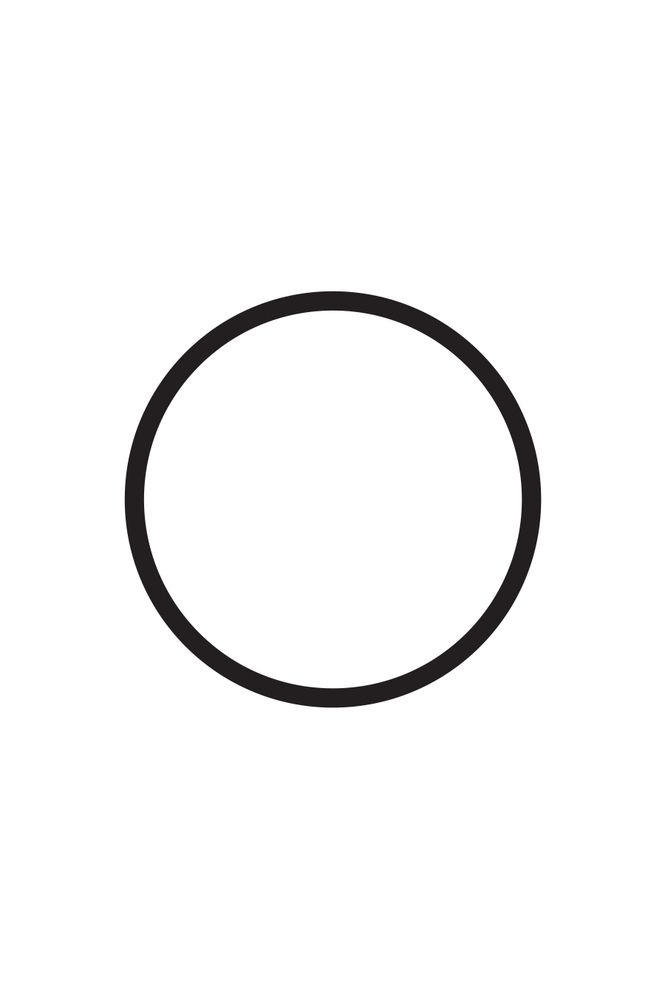
#> input picture photos/circle.jpg, 667 x 1000 px
$ python single_shape.py
#> lines starting #> are read from the running program, lines starting #| are printed output that depends on the picture; after the words box and inside, x2 and y2 are one past the last pixel; in counts of white or black regions, pixels touching at a corner belong together
#--Nhận diện hình dạng của khối hình (nhận đơn lẻ hoi)
import cv2 as cv
import numpy as np
#--Đọc ảnh và chuyển ảnh sang gray
arr = cv.imread('./photos/circle.jpg')
#> arr is the input picture: shape (1000, 667, 3); mean B, G, R 246.9, 246.9, 247
gray_arr = cv.cvtColor(arr,cv.COLOR_BGR2GRAY)
#--Sử dụng nhiễu Gaussian để làm mịn
gauss = cv.GaussianBlur(gray_arr,(5,5),0)

#--Tìm cạnh Canny
canny = cv.Canny(gauss,120,200)
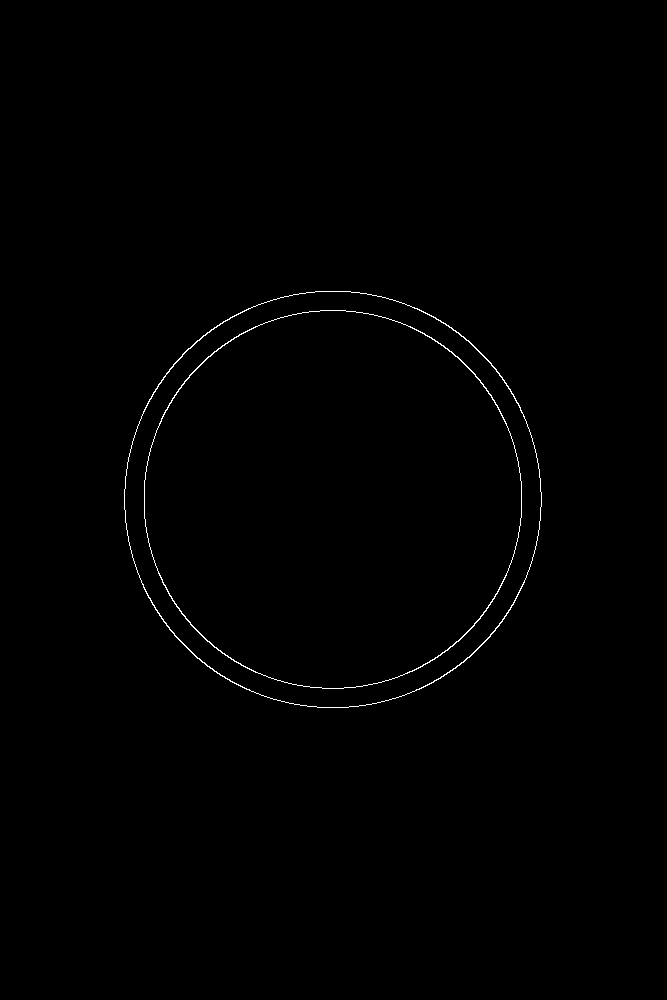
#> canny: shape (1000, 667); 0.44% white in thin lines or dots, all inside (x1, y1, x2, y2) = (124, 291, 542, 708)

#--Tìm các đường viền với cài đặt chỉ tìm các đường viền ngoài
contours,_ = cv.findContours(canny,cv.RETR_EXTERNAL,cv.CHAIN_APPROX_NONE)
#> contours = 1 contour; box (x1, y1, x2, y2) and area: (124, 291, 542, 708) 136386

# print(contours[0])
#--Tính toán xấp xỉ chu vi đường
perimeter = cv.arcLength(contours[0],True)
#> perimeter = 1380.7
# print(perimeter)
#--Tìm đường viền xấp xỉ khép kín với đường viền của vật thể gốc
approximate_shape = cv.approxPolyDP(contours[0],0.01*perimeter,True)
#> approximate_shape = contour of 16 points, box (x1, y1, x2, y2) (125, 291, 541, 708), area 133386
#--Tìm số các điểm tạo đường viền xấp xỉ
len_approx = len(approximate_shape)
#> len_approx = 16

#--Nếu có 4 điểm tạo nên đường viền xấp xỉ khép kín-> kết quả cho ra có thể là hình bình hành, hình chữ nhật, hình vuông
if len_approx==4:
    point_A = approximate_shape[0][0]
    point_D = approximate_shape[1][0]
    point_C = approximate_shape[2][0]
    point_B = approximate_shape[3][0]
    #--Kiểm chứng điểm
    cv.line(arr,point_A,point_B,(0,255,0),2)
    cv.line(arr,point_C,point_D,(0,255,0),2)
    cv.line(arr,point_A,point_D,(0,255,0),2)
    cv.line(arr,point_B,point_C,(0,255,0),2)
    # -Tìm độ dài cạnh AB,CD,AD,BC và đường chéo AC bằng tọa độ của A,B,C,D sử dụng khoảng cách giữa 2 điểm trong tọa độ
    AB_distance = np.sqrt(np.power(point_A[0]-point_B[0],2)+np.power(point_A[1]-point_B[1],2))
    AD_distance = np.sqrt(np.power(point_A[0]-point_D[0],2)+np.power(point_A[1]-point_D[1],2))
    CD_distance = np.sqrt(np.power(point_C[0]-point_D[0],2)+np.power(point_C[1]-point_D[1],2))
    BC_distance = np.sqrt(np.power(point_B[0]-point_C[0],2)+np.power(point_B[1]-point_C[1],2))
    AC_distance = np.sqrt(np.power(point_A[0]-point_C[0],2)+np.power(point_A[1]-point_C[1],2))
    #-Sử dụng Pytago tìm đường chéo để phân biệt giữa hình bình hành và 2 hình vuông và hình chữ nhật
    diagonal = np.sqrt(np.power(AB_distance,2)+np.power(AD_distance,2))
    # print(f'AB : {AB_distance}px, AD : {AD_distance}px, AC : {AC_distance}px, Diagonal : {diagonal}')
    #- Xây dựng điều kiện đường chéo
    condition_diagonal_1 = np.abs(AC_distance-diagonal) >= 0
    condition_diagonal_2 = np.abs(AC_distance-diagonal) <= 1
    #- Nếu mà điều kiện Pytagos đúng -> phân biệt được hình bình hành,hình thang với hình vuông và hình chữ nhật
    if np.logical_and(condition_diagonal_1,condition_diagonal_2) == True:
        #- Xây dựng điều kiện AB xấp xỉ bằng AD -> là hình vuông, nếu không là hình chữ nhật
        if (np.abs(AB_distance-AD_distance) <=1.5) == True:
            print("Square") #Hình vuông
        else:
            print("Rectangle") #Hình chữ nhật
    else:
        #- Xây dựng điều kiện của hình bình hành
        condition_distance_parallelogram_1 = np.abs(AB_distance-CD_distance) <=1.5
        condition_distance_parallelogram_2 = np.abs(BC_distance-AD_distance) <=1.5
        # print(f'AB : {AB_distance}px, CD : {CD_distance}px')
        if np.logical_and(condition_distance_parallelogram_1,condition_distance_parallelogram_2) == True:
            print("Parallelogram") #Hình bình hành
        else:
            print("Trapeziem") #Hình thang

#--Nếu có 3 điểm tạo nên đường viên xấp xỉ khép kín -> kết quả cho ra là hình tam giác (chưa làm)
if len_approx == 3:
    point_A = approximate_shape[0][0]
    point_B = approximate_shape[1][0]
    point_C = approximate_shape[2][0]
    AB_distance = np.sqrt(np.power(point_A[0]-point_B[0],2)+np.power(point_A[1]-point_B[1],2))
    AC_distance = np.sqrt(np.power(point_A[0]-point_C[0],2)+np.power(point_A[1]-point_C[1],2))
    BC_distance = np.sqrt(np.power(point_B[0]-point_C[0],2)+np.power(point_B[1]-point_C[1],2))
    #-Vẽ line kiểm chứng
    cv.line(arr,point_A,point_B,(0,255,0),2)
    cv.line(arr,point_A,point_C,(0,255,0),2)
    cv.line(arr,point_B,point_C,(0,255,0),2)
    print("Triangle")
#--Còn lại khum bít
else:
    for x in range(len_approx-1):
        cv.line(arr,approximate_shape[x][0],approximate_shape[x+1][0],(0,255,0),2)
        if x == len_approx-2:
            cv.line(arr,approximate_shape[0][0],approximate_shape[x+1][0],(0,255,0),2)
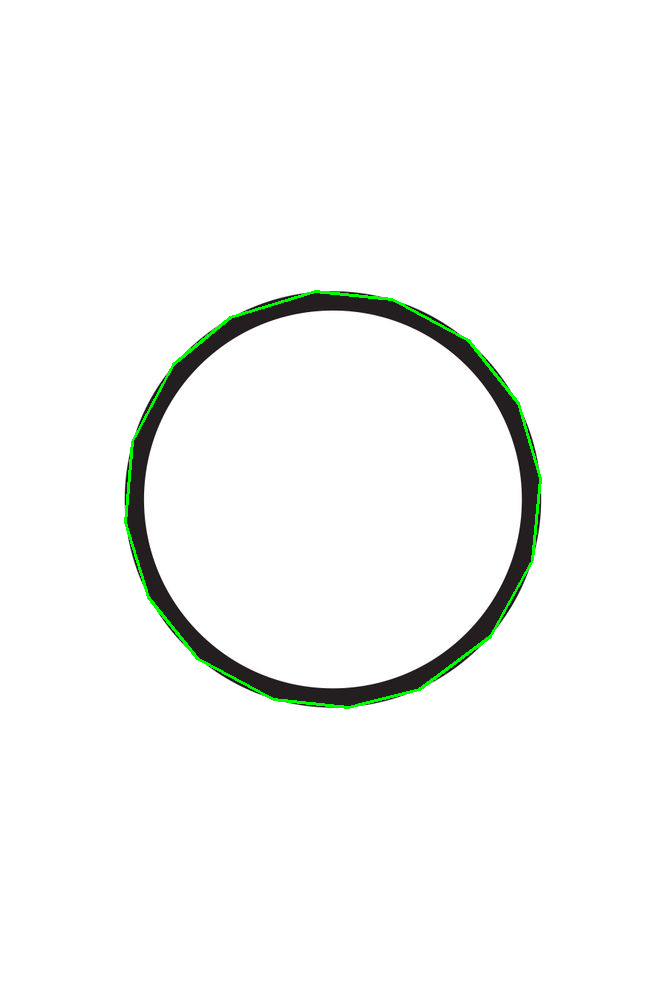
#> arr: shape (1000, 667, 3); 0.57% of pixels changed, all inside (x1, y1, x2, y2) = (124, 290, 542, 709)
    print("I dunno")
    print(f'Number of Points :{len_approx}')
#| Number of Points :16

cv.imshow('bla',arr)

cv.waitKey(0)

$ run again, with photos/diamond.jpg copied over photos/circle.jpg
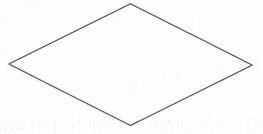
#> input picture photos/diamond.jpg, 263 x 134 px
#> arr is the input picture: shape (134, 263, 3); min 63, max 255, mean 249.6
#> `canny = cv.Canny(gauss,120,200)`:
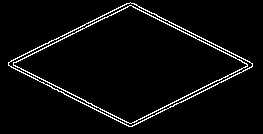
#> canny: shape (134, 263); 4% white in thin lines or dots, all inside (x1, y1, x2, y2) = (8, 2, 253, 127)
#> contours = 1 contour; box (x1, y1, x2, y2) and area: (8, 2, 253, 127) 15706
#> perimeter = 594.2
#> approximate_shape = [[8, 62], [128, 126], [252, 66], [130, 2]]
#> len_approx = 4
#> point_A = [8, 62]
#> point_D = [128, 126]
#> point_C = [252, 66]
#> point_B = [130, 2]
#> `cv.line(arr,point_B,point_C,(0,255,0),2)`:
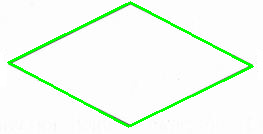
#> arr: shape (134, 263, 3); mean B, G, R 241.7, 252.1, 241.7
#> AB_distance = 136
#> CD_distance = 137.8
#> AC_distance = 244
#> diagonal = 192.3
#> condition_diagonal_1 = True
#> condition_diagonal_2 = False
#| Number of Points :4

$ run again, with photos/parallelogram.jpg copied over photos/circle.jpg
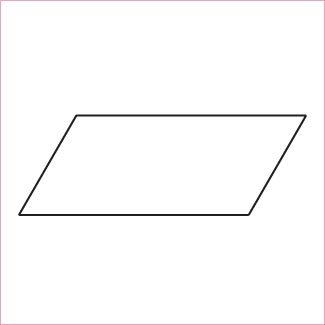
#> input picture photos/parallelogram.jpg, 325 x 325 px
#> arr is the input picture: shape (325, 325, 3); mean B, G, R 251, 250.8, 251.3
#> `canny = cv.Canny(gauss,120,200)`:
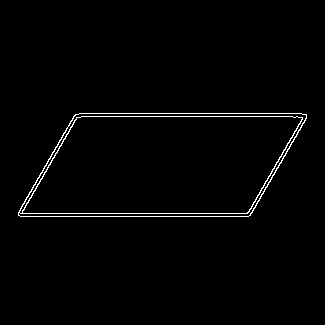
#> canny: shape (325, 325); 1.4% white in thin lines or dots, all inside (x1, y1, x2, y2) = (18, 113, 307, 217)
#> contours = 1 contour; box (x1, y1, x2, y2) and area: (18, 113, 307, 217) 24056
#> perimeter = 713.5
#> approximate_shape = [[18, 215], [248, 216], [306, 114], [75, 114]]
#> len_approx = 4
#> point_A = [18, 215]
#> point_D = [248, 216]
#> point_C = [306, 114]
#> point_B = [75, 114]
#> `cv.line(arr,point_B,point_C,(0,255,0),2)`:
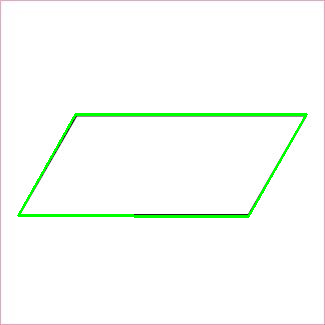
#> arr: shape (325, 325, 3); mean B, G, R 248.6, 253, 248.9
#> AB_distance = 116
#> AD_distance = 230
#> CD_distance = 117.3
#> BC_distance = 231
#> AC_distance = 305.2
#> diagonal = 257.6
#> condition_diagonal_1 = True
#> condition_diagonal_2 = False
#> condition_distance_parallelogram_1 = True
#| Number of Points :4

$ run again, with photos/square.jpg copied over photos/circle.jpg
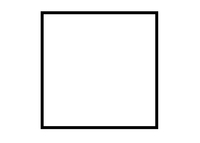
#> input picture photos/square.jpg, 200 x 143 px
#> arr is the input picture: shape (143, 200, 3); min 0, max 255, mean 242.8
#> `canny = cv.Canny(gauss,120,200)`:
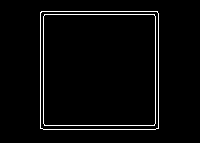
#> canny: shape (143, 200); 3.2% white in thin lines or dots, all inside (x1, y1, x2, y2) = (40, 11, 159, 130)
#> contours = 1 contour; box (x1, y1, x2, y2) and area: (40, 11, 159, 130) 13917
#> perimeter = 469.7
#> approximate_shape = [[40, 12], [40, 128], [158, 128], [157, 11]]
#> len_approx = 4
#> point_A = [40, 12]
#> point_D = [40, 128]
#> point_C = [158, 128]
#> point_B = [157, 11]
#> `cv.line(arr,point_B,point_C,(0,255,0),2)`:
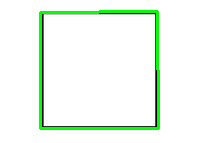
#> arr: shape (143, 200, 3); mean B, G, R 238, 250.5, 238
#> AB_distance = 117
#> AD_distance = 116
#> CD_distance = 118
#> BC_distance = 117
#> AC_distance = 165.5
#> diagonal = 164.8
#> condition_diagonal_1 = True
#| Number of Points :4
